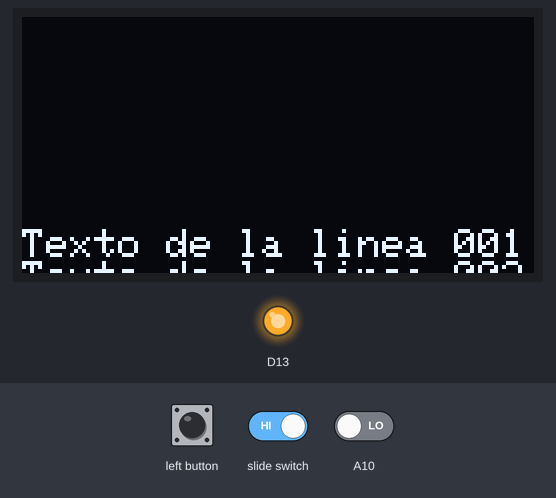
The sketch below on a simulated Adafruit Circuit Playground Express. On the bench: 128×64 one-colour display, output pins drawn as LEDs (lit = HIGH). The test bench sets the inputs (shaded band); at power-on: A10 LOW. What the sketch prints to the serial monitor is not drawn.

Above: at 0.51 s.
At 1.2 s:
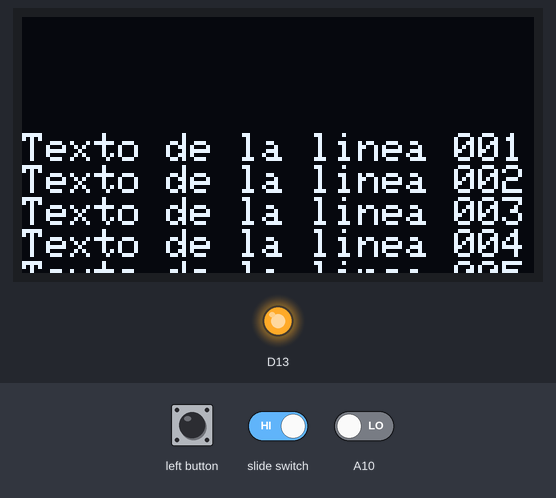
1.3 s: slide switch set LOW
At 3.58 s:
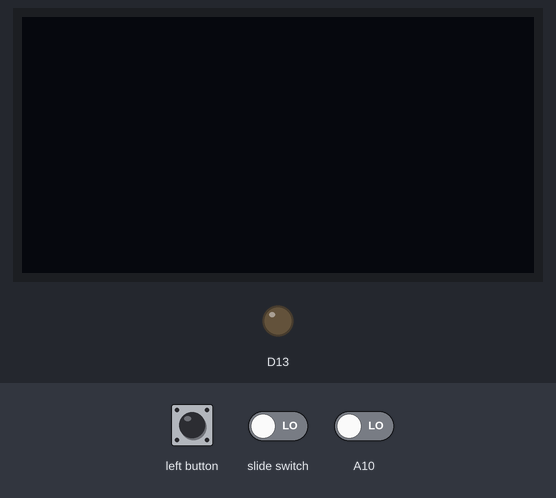
Timing chart, 0 to 5.1 s (numbered marks = the images above; inputs shaded):
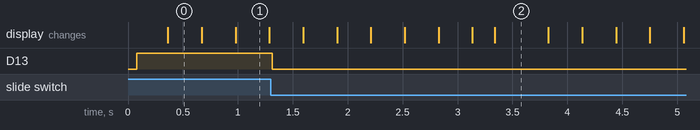

The sketch:

PlayGroundOLEDText.ino
```cpp
/*PlayGroundOLEDText.ino
  Created: 2023/06/21
  Last modified: 2023/06/26
  Version: 1.2
  Author: Miguel Grassi
  Contact: migrassi@gmail.com
  Description: Display text on OLED screen. It can be set as static, scrolling
  to the left or scrolling up.

  You can set the following program parameters in the USER SETTING AREA below, without need of
  modify the main code area:
    - The text to show in the screen
    - The font size to use
    - The space between lines
    - The default scroll mode
    - The speed of vertical and horizontal scrolling

  Use the slide switch to choose between two modes:
    - Moving it to the left, turns the red LED on and set the scroll mode to "multiple",
      meaning that you can alternate scroll modes by pressing the left button on the board
    - Moving it to the right, turns the red LED off and fix the last scroll mode selected.
      Be aware that booting the board the scroll mode will be returned to the default mode,
      which originally can be established in the USER SETTING AREA.
      See this short video: https://www.youtube.com/shorts/RBi8kSpZZxw

-------------------------------------------------------------------------------------------
  Attribution-NonCommercial-ShareAlike 2.0 Generic
  (CC BY-NC-SA 2.0) Miguel Grassi - https://github.com/migrassi/AdafruitOLED
*/
#include <Adafruit_CircuitPlayground.h>
#include <SPI.h>
#include <Wire.h>
#include <Adafruit_GFX.h>
#include <Adafruit_SSD1306.h>
#define OLED_RESET -1        // Reset pin # (or -1 if sharing Arduino reset pin)
#define SCREEN_ADDRESS 0x3D  // See datasheet for Address; 0x3D for 128x64, 0x3C for 128x32
int x, minX, y, minY;
#define SCROLL_NONE 0 // Scroll modes
#define SCROLL_LEFT 1
#define SCROLL_UP 2

//-------------------------------------------------------------------------------------------
// -------------------------- USER SETTING AREA ---------------------------------------------

// Replace the lines below with your own text lines
char* matriz[8] = { "Texto de la linea 001",
                    "Texto de la linea 002",
                    "Texto de la linea 003",
                    "Texto de la linea 004",
                    "Texto de la linea 005",
                    "Texto de la linea 006",
                    "Texto de la linea 007",
                    "Texto de la linea 008"
                  };

// Set space between lines, in pixels; 0=superpose
#define LEADING 8 //

// Set Font size 1 to 10
int fontsize = 1;

// Set default scroll mode as SCROLL_NONE, SCROLL_LEFT or SCROLL_UP
int scroll = SCROLL_UP;

//Set Horizontal and Vertical scroll speeds [try 1 to 6]
int XSpeed=1;
int YSpeed=1;

//--------------------------- END OF USER SETTING AREA -----------------------------------
//----------------------------------------------------------------------------------------

Adafruit_SSD1306 display(128, 64, &Wire, OLED_RESET);
void setup() {
  Serial.begin(9600);
  if (!display.begin(SSD1306_SWITCHCAPVCC, SCREEN_ADDRESS)) {
    Serial.println(F("SSD1306 allocation failed"));
    for (;;)
      ;  // Don't proceed, loop forever
  }

  // Initialize the circuit playground
  //CircuitPlayground.begin(); // IT DOESN'T WORKS WITH THE SCREEN CONNECTED!!!!

  pinMode(7, INPUT_PULLUP); // Switch
  pinMode(CPLAY_LEFTBUTTON, INPUT_PULLDOWN); // Left button
  pinMode(CPLAY_REDLED, OUTPUT); // red Led

  // Clear the buffer
  display.clearDisplay();
  display.display();
  display.setTextSize(fontsize);
  display.setTextColor(SSD1306_WHITE);  // Draw white text
  display.setTextWrap(false);
  x = display.width();
  y =  display.height();
  //minX = -12 * strlen(message);  // 12 = 6 pixels/character * text size 2
  minX =  -6 * fontsize * strlen(matriz[0]); // Set matriz[X] as the longer line that you have defined above
  minY = -10 * 8 * fontsize;// Cantidad de lineas
}

void loop() {
  Serial.println(digitalRead(24));
  showText();
  if ( digitalRead(7)) { // If switch is on, enable scroll switching
    if (digitalRead(CPLAY_LEFTBUTTON)) { // Check if button is pressed
      delay(50); //debouncing
      if (digitalRead(CPLAY_LEFTBUTTON)) { // Change scroll mode
        scroll++;
        if (scroll > 2) scroll = 0;
      }
    }
  }
  digitalWrite(CPLAY_REDLED, digitalRead(7));  // Red LED on
}

void showText() { // Show the text in matriz
  display.clearDisplay();
  for (int i = 0; i < 8; i++) {
    display.setCursor(x, i * LEADING * fontsize + y);
    display.print(matriz[i]);
  }
  display.display();
  if (scroll == SCROLL_LEFT) {
    y = 0;
    x = x - XSpeed; // scroll speed, increment the substracted value to accelerate [1 to 8]
    if (x < minX) x = display.width();
  }
  else if (scroll == SCROLL_UP) {
    x = 0;
    y = y - YSpeed; // scroll speed, increment the substracted value to accelerate [1 to 8]
    if (y < minY) y = display.height();
  }
  else {
    x = 0;
    y = 0;
  }
}
```

Measured:
- after the input at 1.3 s, D13: HIGH → LOW at once
- what the display in image 2 shows lasts 0.5 s, from 3.3 s to 3.8 s
